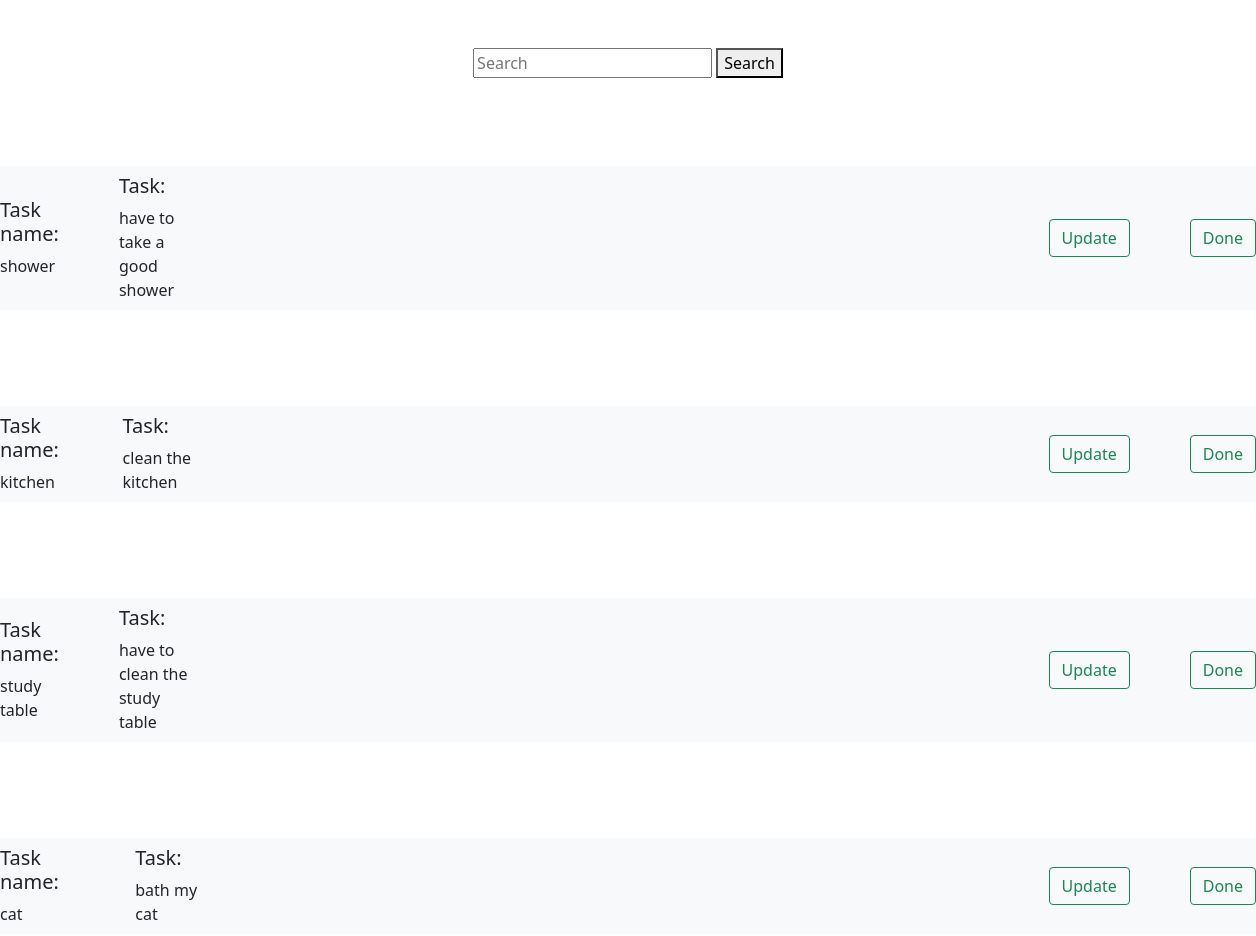
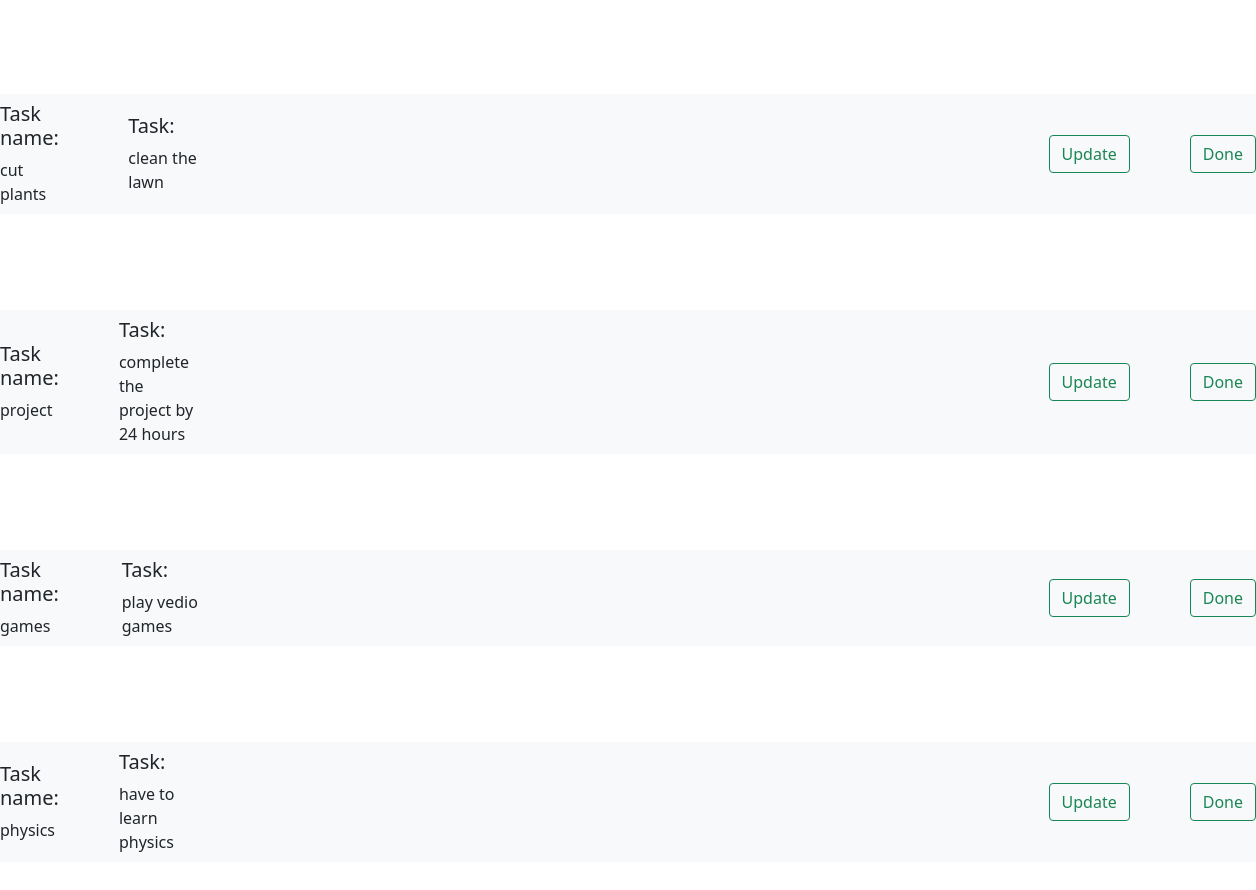
Page /api/service/ on the committed database (2 pictures, top to bottom).
### Apiapp/models.py (models this page shows)
class User(models.Model):
    task_title=models.CharField(max_length=1000)
    task_desc=models.CharField(max_length=10000)

### Apiapp/views.py (the view)
# urls.py: path("service/" , views.services , name="service"),
def services(request):
    servicedata= User.objects.all()
    if request.method=="GET":
            st=request.GET.get('search')
            if  st is not None:
                     servicedata= User.objects.all().filter(task_title=st)
    data={"user_data":  servicedata}
    return render(request , "trial.html",data)

### Apiapp/templates/trial.html (shortened to what this page needs)
<html lang="en">
  <head>
    <link href="https://cdn.jsdelivr.net/npm/bootstrap@5.0.2/dist/css/bootstrap.min.css" rel="stylesheet">
  </head>
  <body>
<div  class="center">
  <br>
  <br>
<form action="" method="get">
    <input  type="search" placeholder="Search" id="search" name="search" >
    <button type="submit">Search</button>
  </form>
  <br>
</div>
{% for  data in  user_data %}
<br>
<br>
<nav class="navbar navbar-expand-lg navbar-light bg-light">
<br>
<br>
<div class="right"><h5>Task name:</h5>{{data.task_title}}</div>
<div class="right-side"><h5>Task:</h5>{{data.task_desc}}</div>
<div> <form action="{% url 'update' data.id %}" method="post" class="d-inline">
  <button class="btn btn-outline-success   right" type="submit">Update</button>
</form></div>
<div> <form action="{% url 'delete' data.id %}" method="post" class="d-inline">
  <button class="btn btn-outline-success" type="submit">Done</button>
</form></div>
<br>
<br>
</nav>
  <br>
  <br>
{% endfor %}
</body>
</html>

### Apiapp/templates/trial.html (style rules this page uses)
.center { text-align: center; }
.right { margin-right: 60px; }
.right-side { margin-right: 850px; }

### rows in the picture
User: task_title "shower", task_desc "have to take a good shower"
User: task_title "kitchen", task_desc "clean the kitchen"
User: task_title "study table", task_desc "have to clean the study table"
User: task_title "cat", task_desc "bath my cat"
User: task_title "cut plants", task_desc "clean the lawn"
User: task_title "project", task_desc "complete the project by 24 hours"
User: task_title "games", task_desc "play vedio games"
User: task_title "physics", task_desc "have to learn physics"
